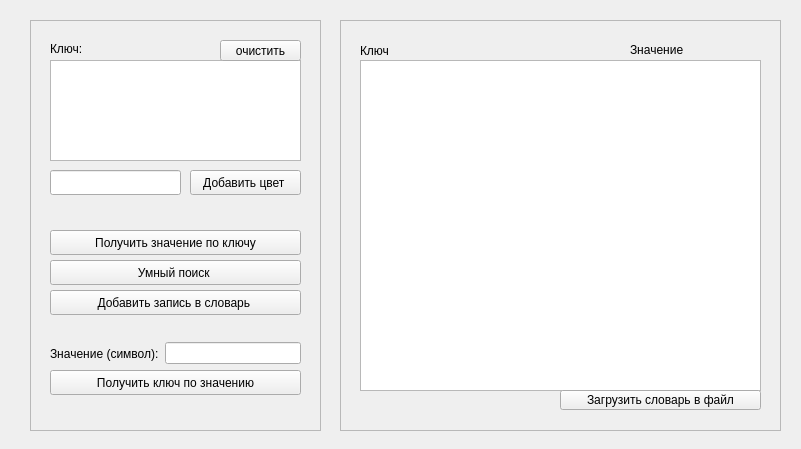
<?xml version="1.0" encoding="UTF-8"?>
<ui version="4.0">
 <class>WorkWindow</class>
 <widget class="QWidget" name="WorkWindow">
  <property name="geometry">
   <rect>
    <x>0</x>
    <y>0</y>
    <width>801</width>
    <height>449</height>
   </rect>
  </property>
  <property name="windowTitle">
   <string>Form</string>
  </property>
  <widget class="QFrame" name="frame">
   <property name="geometry">
    <rect>
     <x>340</x>
     <y>20</y>
     <width>441</width>
     <height>411</height>
    </rect>
   </property>
   <property name="frameShape">
    <enum>QFrame::StyledPanel</enum>
   </property>
   <property name="frameShadow">
    <enum>QFrame::Raised</enum>
   </property>
   <widget class="QListWidget" name="listWidget">
    <property name="geometry">
     <rect>
      <x>20</x>
      <y>40</y>
      <width>401</width>
      <height>331</height>
     </rect>
    </property>
   </widget>
   <widget class="QLabel" name="label">
    <property name="geometry">
     <rect>
      <x>20</x>
      <y>20</y>
      <width>67</width>
      <height>21</height>
     </rect>
    </property>
    <property name="text">
     <string>Ключ</string>
    </property>
   </widget>
   <widget class="QLabel" name="label_2">
    <property name="geometry">
     <rect>
      <x>290</x>
      <y>20</y>
      <width>81</width>
      <height>20</height>
     </rect>
    </property>
    <property name="text">
     <string>Значение</string>
    </property>
   </widget>
   <widget class="QPushButton" name="pushButton_6">
    <property name="geometry">
     <rect>
      <x>220</x>
      <y>370</y>
      <width>201</width>
      <height>20</height>
     </rect>
    </property>
    <property name="text">
     <string>Загрузить словарь в файл</string>
    </property>
   </widget>
  </widget>
  <widget class="QFrame" name="frame_2">
   <property name="geometry">
    <rect>
     <x>30</x>
     <y>20</y>
     <width>291</width>
     <height>411</height>
    </rect>
   </property>
   <property name="frameShape">
    <enum>QFrame::StyledPanel</enum>
   </property>
   <property name="frameShadow">
    <enum>QFrame::Raised</enum>
   </property>
   <widget class="QLabel" name="label_4">
    <property name="geometry">
     <rect>
      <x>20</x>
      <y>20</y>
      <width>131</width>
      <height>17</height>
     </rect>
    </property>
    <property name="text">
     <string>Ключ:</string>
    </property>
   </widget>
   <widget class="QPushButton" name="addColorBtn">
    <property name="geometry">
     <rect>
      <x>160</x>
      <y>150</y>
      <width>111</width>
      <height>25</height>
     </rect>
    </property>
    <property name="text">
     <string>Добавить цвет </string>
    </property>
   </widget>
   <widget class="QLineEdit" name="colorInput">
    <property name="geometry">
     <rect>
      <x>20</x>
      <y>150</y>
      <width>131</width>
      <height>25</height>
     </rect>
    </property>
   </widget>
   <widget class="QPushButton" name="addRecordBtn">
    <property name="geometry">
     <rect>
      <x>20</x>
      <y>270</y>
      <width>251</width>
      <height>25</height>
     </rect>
    </property>
    <property name="text">
     <string>Добавить запись в словарь </string>
    </property>
   </widget>
   <widget class="QListWidget" name="listKey">
    <property name="geometry">
     <rect>
      <x>20</x>
      <y>40</y>
      <width>251</width>
      <height>101</height>
     </rect>
    </property>
   </widget>
   <widget class="QPushButton" name="pushButton">
    <property name="geometry">
     <rect>
      <x>190</x>
      <y>20</y>
      <width>81</width>
      <height>21</height>
     </rect>
    </property>
    <property name="text">
     <string>очистить</string>
    </property>
   </widget>
   <widget class="QPushButton" name="pushButton_2">
    <property name="geometry">
     <rect>
      <x>20</x>
      <y>240</y>
      <width>251</width>
      <height>25</height>
     </rect>
    </property>
    <property name="text">
     <string>Умный поиск </string>
    </property>
   </widget>
   <widget class="QPushButton" name="pushButton_3">
    <property name="geometry">
     <rect>
      <x>20</x>
      <y>210</y>
      <width>251</width>
      <height>25</height>
     </rect>
    </property>
    <property name="text">
     <string>Получить значение по ключу</string>
    </property>
   </widget>
   <widget class="QPushButton" name="pushButton_4">
    <property name="geometry">
     <rect>
      <x>20</x>
      <y>350</y>
      <width>251</width>
      <height>25</height>
     </rect>
    </property>
    <property name="text">
     <string>Получить ключ по значению</string>
    </property>
   </widget>
   <widget class="QWidget" name="">
    <property name="geometry">
     <rect>
      <x>20</x>
      <y>320</y>
      <width>251</width>
      <height>27</height>
     </rect>
    </property>
    <layout class="QHBoxLayout" name="horizontalLayout">
     <item>
      <widget class="QLabel" name="label_6">
       <property name="text">
        <string>Значение (символ):</string>
       </property>
      </widget>
     </item>
     <item>
      <widget class="QLineEdit" name="valueInput"/>
     </item>
    </layout>
   </widget>
  </widget>
 </widget>
 <resources/>
 <connections/>
</ui>
